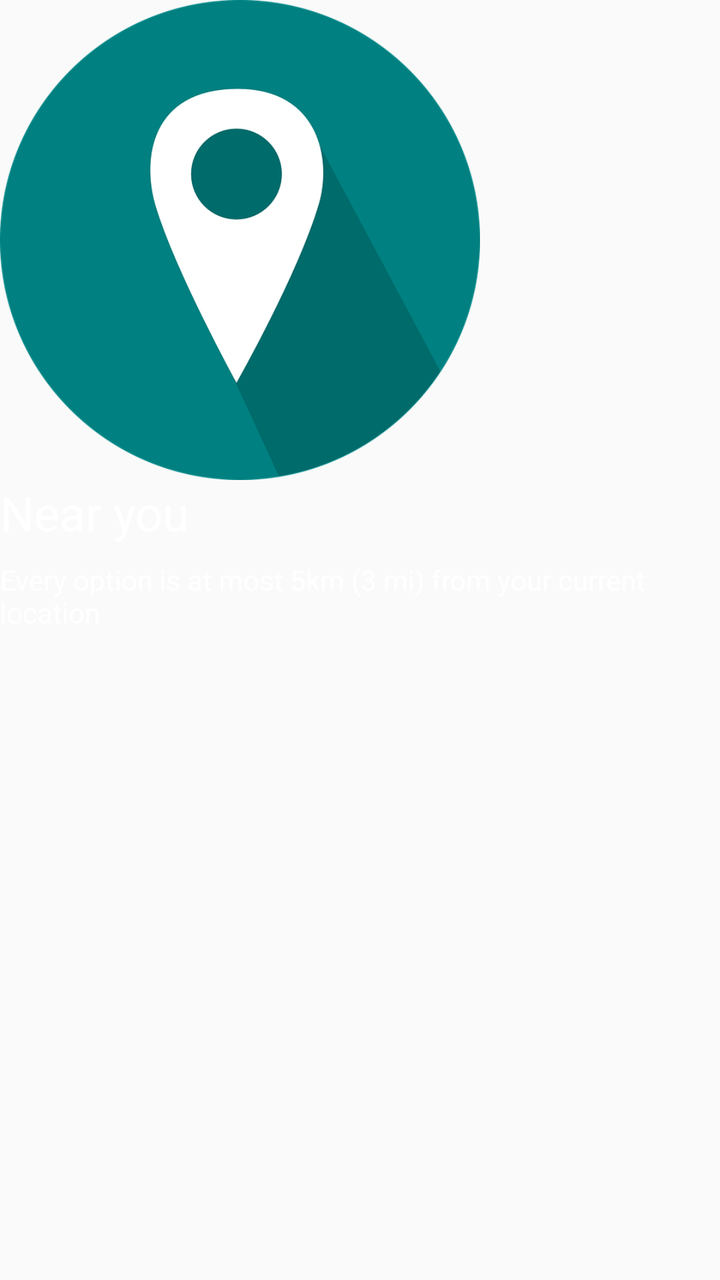
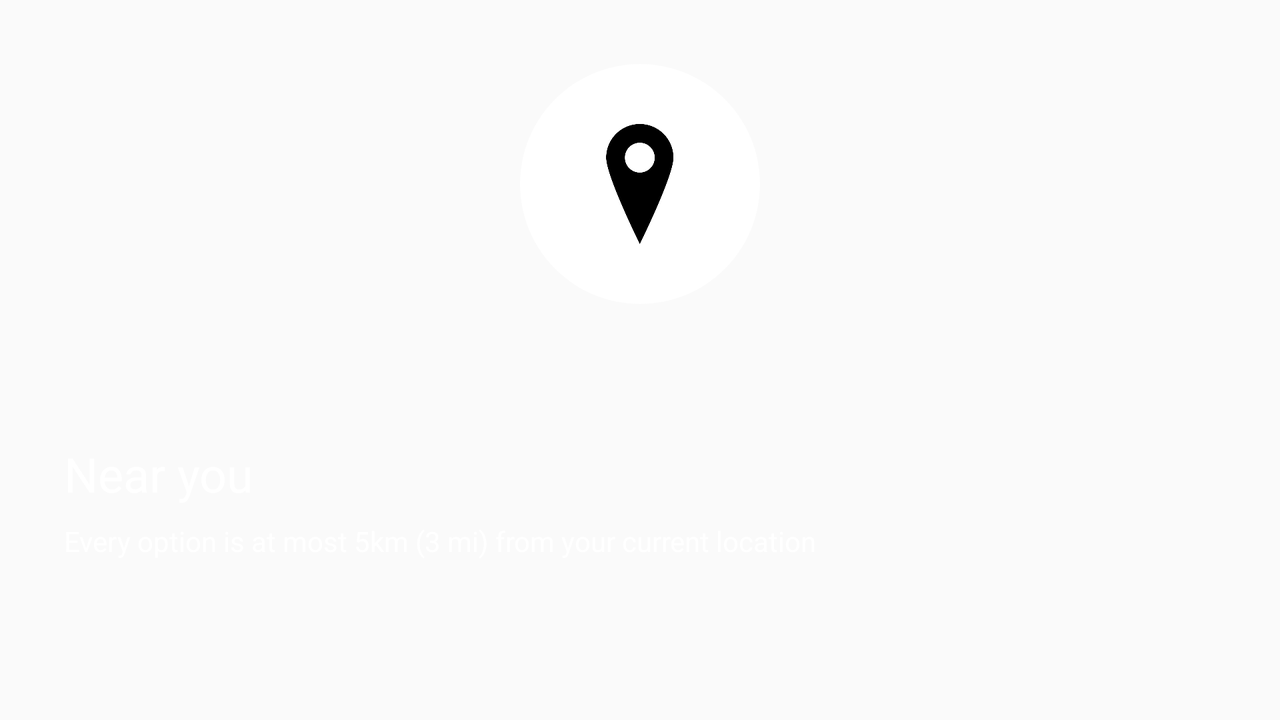

One screen, two layout resources from the same app: the default and the repository's alternative for another configuration. Each is rendered where Android would select it; the XML of both is given below.
<!-- AndroidManifest.xml: application theme AppTheme -->
<!-- res/layout/fragment_onboarding_2.xml -->
<?xml version="1.0" encoding="utf-8"?>
<LinearLayout xmlns:android="http://schemas.android.com/apk/res/android"
    android:id="@+id/layoutBackground"
    android:layout_width="match_parent"
    android:layout_height="match_parent"
    android:orientation="vertical">

    <ImageView
        android:layout_width="240dp"
        android:layout_height="240dp"
        android:contentDescription="@string/location"
        android:src="@drawable/location"
        />

    <TextView
        android:id="@+id/tvTitle"
        android:layout_width="wrap_content"
        android:layout_height="wrap_content"
        android:text="@string/pg_2_title"
        android:textAppearance="@style/TextAppearance.AppCompat.Headline"
        android:textColor="@color/white"/>

    <TextView
        android:layout_width="wrap_content"
        android:layout_height="wrap_content"
        android:layout_marginTop="@dimen/view_margin_default"
        android:text="@string/pg_2_subtitle"
        android:textColor="@color/white"/>

</LinearLayout>
<!-- resources referenced by this layout -->
<resources>
  <color name="white">#FFFFFF</color>
  <dimen name="view_margin_default">8dp</dimen>
  <!-- drawable location: png bitmap (drawable-hdpi, 12912 bytes) -->
  <string name="location">Location indicator</string>
  <string name="pg_2_subtitle">Every option is at most 5km (3 mi) from your current location</string>
  <string name="pg_2_title">Near you</string>
  <!-- from res/values-v21/ -->
  <style name="AppTheme" parent="Theme.AppCompat.Light.NoActionBar">
          <item name="android:windowDrawsSystemBarBackgrounds">true</item>
          <item name="android:statusBarColor">@color/colorPrimaryDark</item>
          <item name="colorPrimary">@color/colorPrimary</item>
          <item name="colorPrimaryDark">@color/colorPrimaryDark</item>
          <item name="colorAccent">@color/colorAccent</item>
          <item name="android:windowContentTransitions">true</item>
          <item name="android:windowAllowEnterTransitionOverlap">false</item>
          <item name="android:windowEnterAnimation">@transition/explode</item>
      </style>
  <color name="colorPrimaryDark">#000000</color>
  <color name="colorPrimary">#212121</color>
  <color name="colorAccent">#40C4FF</color>
</resources>
<!-- res/layout-land/fragment_onboarding_2.xml (the repository's variant of the layout above) -->
<!-- drawn on the phone turned sideways -->
<?xml version="1.0" encoding="utf-8"?>
<FrameLayout xmlns:android="http://schemas.android.com/apk/res/android"
    android:id="@+id/layoutBackground"
    android:layout_width="match_parent"
    android:layout_height="match_parent"
    android:paddingBottom="@dimen/inner_padding_double"
    android:paddingTop="@dimen/inner_padding_double">

    <FrameLayout
        android:id="@+id/image"
        android:layout_width="@dimen/image_preferred_size_half"
        android:layout_height="@dimen/image_preferred_size_half"
        android:layout_gravity="center_horizontal"
        android:background="@drawable/location_circle">

        <ImageView
            android:id="@+id/ivOnBoarding"
            android:layout_width="@dimen/image_preferred_size_quarter"
            android:layout_height="@dimen/image_preferred_size_quarter"
            android:layout_gravity="center"
            android:contentDescription="@string/location"
            android:scaleType="centerInside"
            android:src="@drawable/map_marker"
            />
    </FrameLayout>

    <LinearLayout
        android:layout_width="match_parent"
        android:layout_height="wrap_content"
        android:layout_gravity="bottom"
        android:layout_marginBottom="?attr/actionBarSize"
        android:layout_marginEnd="@dimen/inner_padding_double"
        android:layout_marginLeft="@dimen/inner_padding_double"
        android:layout_marginRight="@dimen/inner_padding_double"
        android:layout_marginStart="@dimen/inner_padding_double"
        android:orientation="vertical">

        <TextView
            android:id="@+id/tvTitle"
            android:layout_width="wrap_content"
            android:layout_height="wrap_content"
            android:text="@string/pg_2_title"
            android:textAppearance="@style/TextAppearance.AppCompat.Headline"
            android:textColor="@color/white"/>

        <TextView
            android:id="@+id/tvDesc"
            android:layout_width="wrap_content"
            android:layout_height="wrap_content"
            android:layout_marginTop="@dimen/view_margin_default"
            android:text="@string/pg_2_subtitle"
            android:textColor="@color/white"/>
    </LinearLayout>


</FrameLayout>
<!-- resources referenced by the variant -->
<!-- as the phone turned sideways resolves them -->
<resources>
  <color name="white">#FFFFFF</color>
  <dimen name="image_preferred_size_half">120dp</dimen>
  <dimen name="image_preferred_size_quarter">60dp</dimen>
  <dimen name="inner_padding_double">32dp</dimen>
  <dimen name="view_margin_default">8dp</dimen>
  <!-- drawable location_circle (drawable) -->
  <?xml version="1.0" encoding="utf-8"?>
  <shape xmlns:android="http://schemas.android.com/apk/res/android" android:shape="oval">
      <corners android:radius="@dimen/indicator_radius" />
      <solid android:color="@color/white" />
  
  </shape>
  <!-- drawable map_marker: png bitmap (drawable-hdpi, 3957 bytes) -->
  <string name="location">Location indicator</string>
  <string name="pg_2_subtitle">Every option is at most 5km (3 mi) from your current location</string>
  <string name="pg_2_title">Near you</string>
  <!-- from res/values-v21/ -->
  <style name="AppTheme" parent="Theme.AppCompat.Light.NoActionBar">
          <item name="android:windowDrawsSystemBarBackgrounds">true</item>
          <item name="android:statusBarColor">@color/colorPrimaryDark</item>
          <item name="colorPrimary">@color/colorPrimary</item>
          <item name="colorPrimaryDark">@color/colorPrimaryDark</item>
          <item name="colorAccent">@color/colorAccent</item>
          <item name="android:windowContentTransitions">true</item>
          <item name="android:windowAllowEnterTransitionOverlap">false</item>
          <item name="android:windowEnterAnimation">@transition/explode</item>
      </style>
  <dimen name="indicator_radius">100dp</dimen>
  <color name="colorPrimaryDark">#000000</color>
  <color name="colorPrimary">#212121</color>
  <color name="colorAccent">#40C4FF</color>
</resources>
